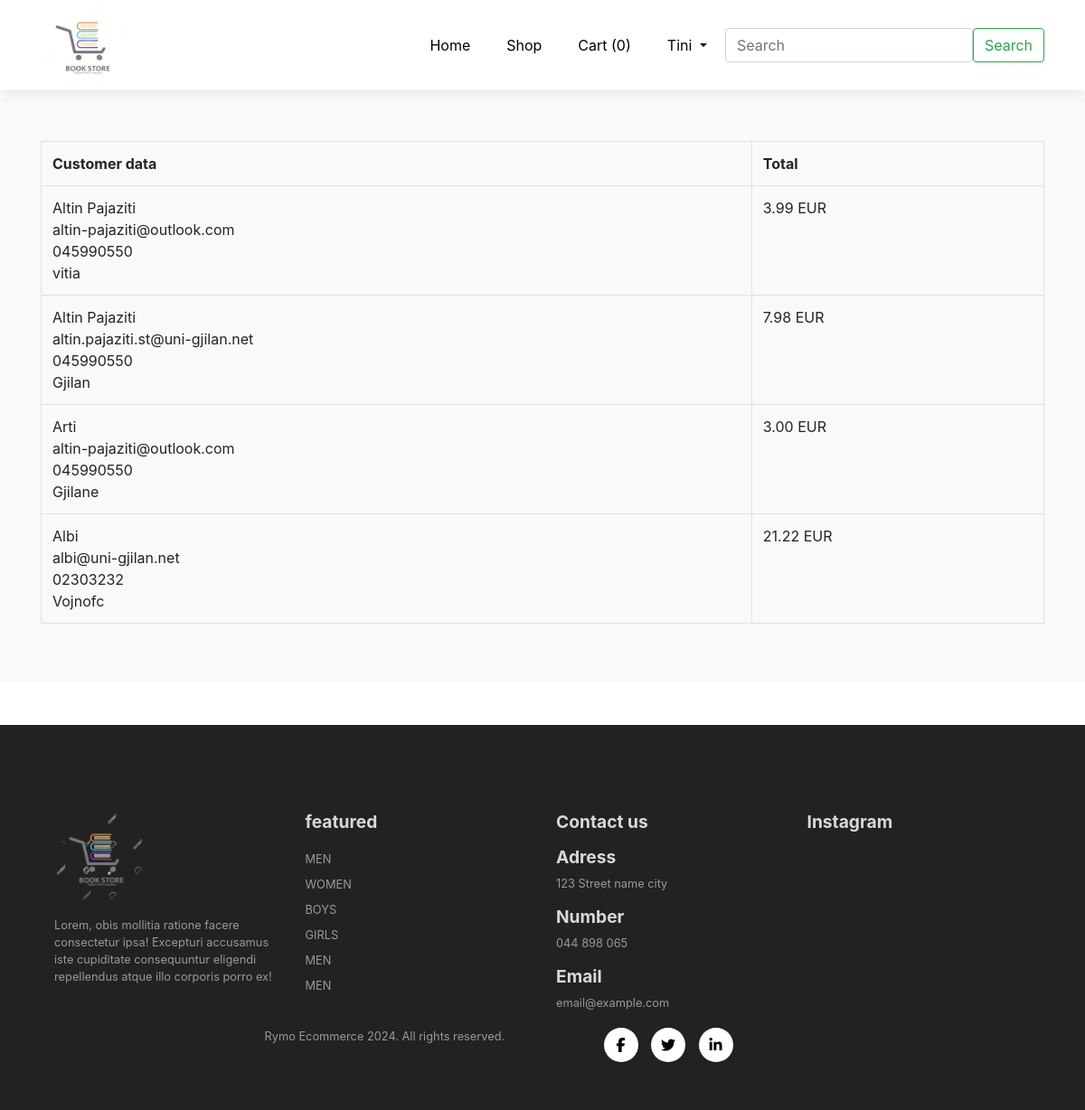
/dashboard/ (signed in), run on the app's committed database.
### shop/models.py (models this page shows)
class Order(models.Model):
    user = models.ForeignKey(User, on_delete=models.CASCADE)
    description = models.CharField(max_length=250)
    total = models.FloatField(default=0.0)

### shop/views.py (the view)
# urls.py: path('dashboard/', views.dashboard, name='dashboard'),
@login_required(login_url='/auth/login')
def dashboard(request):
    user_groups = request.user.groups.values_list('name',flat = True)
    products = Product.objects.count()
    if('admin' in user_groups):
        orders = Order.objects.all()
    else:
        orders = Order.objects.filter(user_id=request.user.id)
    context = {
        'products': products,
        'orders': orders
    }
    return render(request, 'dashboard/index.html', context)

### shop/templates/dashboard/index.html (shortened to what this page needs)
{% extends 'layouts/app.html'  %}
{% block 'content' %}
<div class="filters py-3">
    <div class="container d-flex justify-content-flex-start">
        {% if orders|length > 0 %}
        <div class="me-3 border px-4">
            <h3 class="mb-0">{{orders|length}}</h3>
            <p>Orders</p>
        </div>
        {% endif %}
    </div>
</div>
{% if orders %}
<div class="orders bg-light py-5">
    <div class="container">
        <div class="table-responsive">
            <table class="table table-bordered">
                <tr>
                    <th>Customer data</th>
                    <th>Total</th>
                </tr>
                {% for order in orders %}
                <tr>
                    <td>{{order.description|safe}}</td>
                    <td>{{order.total|floatformat:2}} EUR</td>
                </tr>
                {% endfor %}
            </table>
        </div>
    </div>
</div>
{% endif %}
{% endblock %}

### shop/templates/layouts/app.html (shortened to what this page needs)
<!DOCTYPE html>
<html lang="en">
<head>
  {% load static %}
  <link rel="stylesheet" type="text/css" href="{% static 'styles.css' %}">
  <link rel="stylesheet" href="https://stackpath.bootstrapcdn.com/bootstrap/4.1.1/css/bootstrap.min.css">
  <link rel="stylesheet" href="https://cdnjs.cloudflare.com/ajax/libs/font-awesome/6.5.1/css/all.min.css"
 />
<body>
  {% load cart_tag %}
  <nav class="navbar navbar-expand-lg navbar-light bg-white py-3 fixed-top">
    <div class="container">
      <img src="{% static 'images/109100933-bookstore-logo-design-template-icon-vector-removebg-preview.png' %}" alt="" style="width: 100px;">
      <div class="collapse navbar-collapse" id="navbarSupportedContent">
        <ul class="navbar-nav ml-auto">
          <li class="nav-item">
            <a class="nav-link" href="{% url 'index' %}">Home</a>
          </li>
          <li class="nav-item">
            <a class="nav-link"  href="{% url 'shop' '' %}">Shop</a>
          </li>
          <li class="nav-item">
            {% if user.is_authenticated %}
            <a class="nav-link" href="{% url 'cart_detail' %}">Cart ({{request.session.cart|length}})</a>
        {% endif %}
                  </li>
          <li class="nav-item dropdown">
            <a class="nav-link dropdown-toggle" href="#" role="button" data-bs-toggle="dropdown" aria-expanded="false">
              {% if user.is_authenticated %}
                {{user.username}}
              {% else %}
                Dashboard
              {% endif %}
            </a>
          </li>
        </ul>
        <form action="{% url 'search' %}" method="POST" class="d-flex align-items-center" role="search">
          <input class="form-control mt-0 me-2" type="search" name="query" placeholder="Search" aria-label="Search">
          <button class="btn btn-outline-success" type="submit" >Search</button>
        </form>
      </div>
    </div>
  </nav>
  {% block 'content' %} {% endblock %}
  <footer class="mt-5 py-5">
    <div class="row container mx-auto pt-5">
      <div class="footer-one col-lg-3 col-md-6 col-12">
        <img src="{% static 'images/109100933-bookstore-logo-design-template-icon-vector-removebg-preview.png' %}"
          class="img-fluid" alt="" style="width: 100px;">
        <p class="pt-3">Lorem, obis mollitia ratione facere consectetur ipsa! Excepturi accusamus iste cupiditate
          consequuntur
          eligendi repellendus atque illo corporis porro ex!</p>
      </div>
      <div class="footer-one col-lg-3 col-md-6 col-12 mb-3">
        <h5 class="pb-2">featured</h5>
        <ul class="text-uppercase list-unstyled">
          <li><a href="#">men</a></li>
          <li><a href="#">women</a></li>
          <li><a href="#">boys </a></li>
          <li><a href="#">girls</a></li>
          <li><a href="#">men</a></li>
          <li><a href="#">men</a></li>
        </ul>
      </div>
      <div class="footer-one col-lg-3 col-md-6 col-3">
        <h5 class="pb-2">Contact us</h5>
        <div>
          <h4 class="text">Adress</h4>
          <p> 123 Street name city</p>
        </div>
        <div>
          <h4 class="text">Number</h4>
          <p> 044 898 065</p>
        </div>
        <div>
          <h4 class2="text">Email</h4>
          <p> email@example.com</p>
        </div>
      </div>
      <div class="footer-one col-lg-3 col-md-6 col-12">
        <h5 class="pb-2">Instagram</h5>
      </div>
    </div>
    <div class="copyright" mt-5>
      <div class="row container mx-autp">
        <div class="col-lg-3 col-md-6 col-12 mb-4">
        </div>
        <div class="col-lg-4 col-md-6 col-12 text-nowrap mb-2">
          <p>Rymo Ecommerce 2024. All rights reserved.</p>
        </div>
        <div class="col-lg-4 col-md-6 col-12">
          <a href=""><i class="fa-brands fa-facebook-f"></i></a>
          <a href=""><i class="fa-brands fa-twitter"></i></a>
          <a href=""><i class="fa-brands fa-linkedin-in"></i></i></a>
        </div>
      </div>
    </div>
  </footer>
  </body>
</head>
</html>

### static/styles.css (style rules this page uses)
* { margin: 0px; padding: 0px; box-sizing: border-box; }
body { font-family: "Poppins", sans-serif; }
h3 { font-size: 1.4rem; font-weight: 800; }
h4 { font-size: 1.1rem; font-weight: 600; }
h5 { font-size: 1rem; font-weight: 400; color: #1d1d1d; }
button { font-size: 0.8rem; font-weight: 700; outline: none; border: none; background-color: #1d1d1d; color: aliceblue; padding: 13px 30px; text-transform: uppercase; cursor: pointer; transition: 0.3s ease; }
.navbar { height: 100px; font-size: 16px; top: 0; left: 0; box-shadow: 0 5px 10px rgba(0,0,0,0.1); }
.navbar-light .navbar-nav .nav-link { padding: 0 20px !important; color: black !important; transition: color 0.3s ease !important; }
footer { background-color: #222222; }
footer h5 { color: #D8D8D8 !important; font-weight: 700 !important; font-size: 1.2rem !important; }
footer h4 { color: #D8D8D8 !important; font-weight: 700 !important; font-size: 1.2rem !important; }
footer li { padding-bottom: 4px; }
footer ul li a { font-size: 0.8rem; color: #999; }
footer p { color: #999; font-size: 0.8rem; }
footer .copyright a { color: #000; width: 38px; height: 38px; background-color: white; display: inline-block; text-align: center; line-height: 38px; border-radius: 50%; transition: 0.3 ease; margin: 0 5px; }

### data on the page
Order: description "Altin Pajaziti altin-pajaziti@outlook.com 045990550 vitia", total "3.99"
Order: description "Altin Pajaziti altin.pajaziti.st@uni-gjilan.net 045990550 Gjilan", total "7.98"
Order: description "Arti altin-pajaziti@outlook.com 045990550 Gjilane", total "3.00"
Order: description "Albi albi@uni-gjilan.net 02303232 Vojnofc", total "21.22"

### other printed values
{{ request.session.cart|length }} "0"
{{ user.username }} "Tini"
